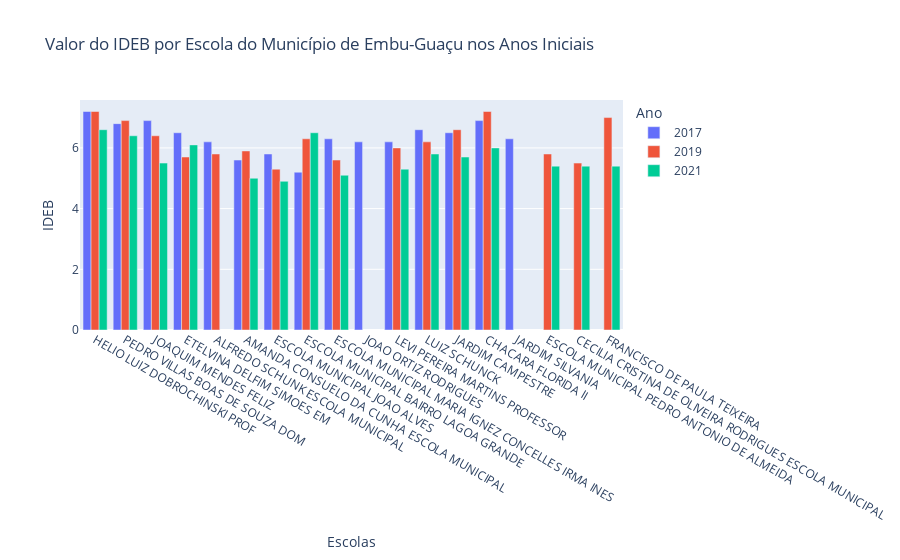

This figure's notebook cell:
### Code cell
fig1 = go.Figure()

fig1.add_trace(go.Bar(x=df_ideb_por_escola_embu_guacu[(df_ideb_por_escola_embu_guacu['ano'] == 2017) & (df_ideb_por_escola_embu_guacu['ciclo'] == 'AI')]['nome_escola'], y=df_ideb_por_escola_embu_guacu[(df_ideb_por_escola_embu_guacu['ano'] == 2017) & (df_ideb_por_escola_embu_guacu['ciclo'] == 'AI')]['ideb'], name='2017'))
fig1.add_trace(go.Bar(x=df_ideb_por_escola_embu_guacu[(df_ideb_por_escola_embu_guacu['ano'] == 2019) & (df_ideb_por_escola_embu_guacu['ciclo'] == 'AI')]['nome_escola'], y=df_ideb_por_escola_embu_guacu[(df_ideb_por_escola_embu_guacu['ano'] == 2019) & (df_ideb_por_escola_embu_guacu['ciclo'] == 'AI')]['ideb'], name='2019'))
fig1.add_trace(go.Bar(x=df_ideb_por_escola_embu_guacu[(df_ideb_por_escola_embu_guacu['ano'] == 2021) & (df_ideb_por_escola_embu_guacu['ciclo'] == 'AI')]['nome_escola'], y=df_ideb_por_escola_embu_guacu[(df_ideb_por_escola_embu_guacu['ano'] == 2021) & (df_ideb_por_escola_embu_guacu['ciclo'] == 'AI')]['ideb'], name='2021'))


# Personalizando o layout do primeiro gráfico
fig1.update_layout(title='Valor do IDEB por Escola do Município de Embu-Guaçu nos Anos Iniciais',
                   xaxis_title='Escolas',
                   yaxis_title='IDEB',
                   barmode='group',
                   legend_title='Ano')

# Exibindo o primeiro gráfico
fig1.show()

### Figure 1 — Plotly figure (JSON) as saved in the notebook; plotly's stock layout.template omitted (floating-point values rounded to 4 significant figures)
{"data": [{"name": "2017", "type": "bar", "x": ["HELIO LUIZ DOBROCHINSKI PROF", "PEDRO VILLAS BOAS DE SOUZA DOM", "JOAQUIM MENDES FELIZ", "ETELVINA DELFIM SIMOES EM", "ALFREDO SCHUNK ESCOLA MUNICIPAL", "AMANDA CONSUELO DA CUNHA ESCOLA MUNICIPAL", "ESCOLA MUNICIPAL JOAO ALVES", "ESCOLA MUNICIPAL BAIRRO LAGOA GRANDE", "ESCOLA MUNICIPAL MARIA IGNEZ CONCELLES IRMA INES", "JOAO ORTIZ RODRIGUES", "LEVI PEREIRA MARTINS PROFESSOR", "LUIZ SCHUNCK", "JARDIM CAMPESTRE", "CHACARA FLORIDA II", "JARDIM SILVANIA"], "y": [7.2, 6.8, 6.9, 6.5, 6.2, 5.6, 5.8, 5.2, 6.3, 6.2, 6.2, 6.6, 6.5, 6.9, 6.3]}, {"name": "2019", "type": "bar", "x": ["HELIO LUIZ DOBROCHINSKI PROF", "PEDRO VILLAS BOAS DE SOUZA DOM", "JOAQUIM MENDES FELIZ", "ETELVINA DELFIM SIMOES EM", "ALFREDO SCHUNK ESCOLA MUNICIPAL", "AMANDA CONSUELO DA CUNHA ESCOLA MUNICIPAL", "ESCOLA MUNICIPAL PEDRO ANTONIO DE ALMEIDA", "ESCOLA MUNICIPAL JOAO ALVES", "ESCOLA MUNICIPAL BAIRRO LAGOA GRANDE", "CECILIA CRISTINA DE OLIVEIRA RODRIGUES ESCOLA MUNICIPAL", "ESCOLA MUNICIPAL MARIA IGNEZ CONCELLES IRMA INES", "FRANCISCO DE PAULA TEIXEIRA", "LEVI PEREIRA MARTINS PROFESSOR", "LUIZ SCHUNCK", "JARDIM CAMPESTRE", "CHACARA FLORIDA II"], "y": [7.2, 6.9, 6.4, 5.7, 5.8, 5.9, 5.8, 5.3, 6.3, 5.5, 5.6, 7, 6, 6.2, 6.6, 7.2]}, {"name": "2021", "type": "bar", "x": ["HELIO LUIZ DOBROCHINSKI PROF", "PEDRO VILLAS BOAS DE SOUZA DOM", "JOAQUIM MENDES FELIZ", "ETELVINA DELFIM SIMOES EM", "AMANDA CONSUELO DA CUNHA ESCOLA MUNICIPAL", "ESCOLA MUNICIPAL PEDRO ANTONIO DE ALMEIDA", "ESCOLA MUNICIPAL JOAO ALVES", "ESCOLA MUNICIPAL BAIRRO LAGOA GRANDE", "CECILIA CRISTINA DE OLIVEIRA RODRIGUES ESCOLA MUNICIPAL", "ESCOLA MUNICIPAL MARIA IGNEZ CONCELLES IRMA INES", "FRANCISCO DE PAULA TEIXEIRA", "LEVI PEREIRA MARTINS PROFESSOR", "LUIZ SCHUNCK", "JARDIM CAMPESTRE", "CHACARA FLORIDA II"], "y": [6.6, 6.4, 5.5, 6.1, 5, 5.4, 4.9, 6.5, 5.4, 5.1, 5.4, 5.3, 5.8, 5.7, 6]}], "layout": {"barmode": "group", "legend": {"title": {"text": "Ano"}}, "title": {"text": "Valor do IDEB por Escola do Município de Embu-Guaçu nos Anos Iniciais"}, "xaxis": {"title": {"text": "Escolas"}}, "yaxis": {"title": {"text": "IDEB"}}}}
